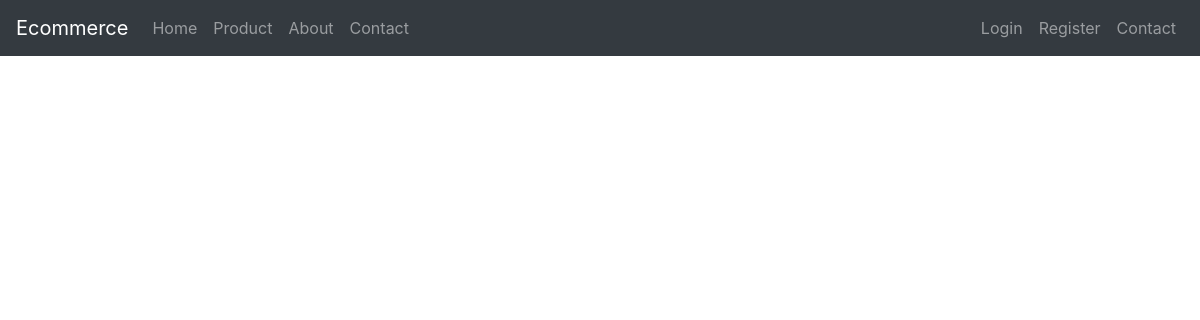
Page /featured/4 on the earlier database version.
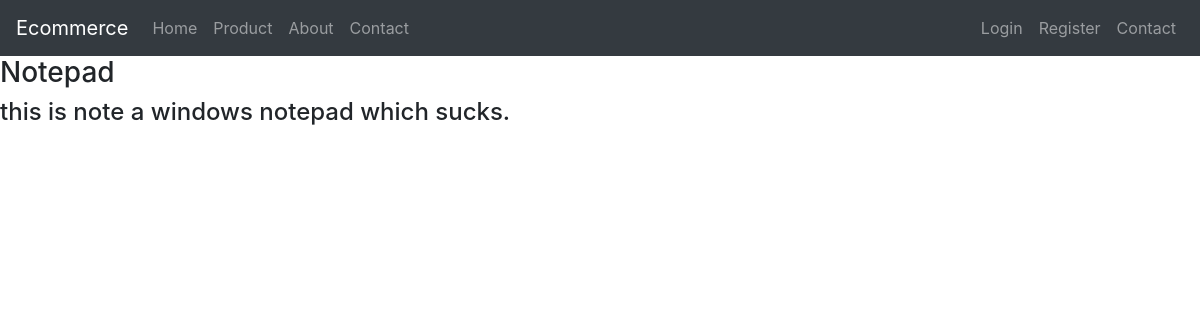
Same page on the later database version.
### product/models.py (models this page shows)
class Product(models.Model):
    title = models.CharField(max_length=20)
    slug = models.SlugField(blank=True, unique=True)
    description = models.TextField()
    price = models.DecimalField(decimal_places=2, max_digits=19)
    image = models.ImageField(default='img/no_img.png',
                              upload_to=upload_image_path, null=True, blank=True)
    featured = models.BooleanField(default=False)
    def __str__(self):
        return self.title

### product/views.py (the view)
# urls.py: path('featured/<pk>', views.featured_view, name='feature'),
def featured_view(request, pk=None, *args, **kwargs):
    try:
        obj = Product.objects.get(id=pk, featured=True)
    except Product.DoesNotExist:
        print('this is not featured')
        obj = ''
    context = {
        'object': obj
    }
    return render(request, 'product/detail.html', context)

### product/templates/product/detail.html (shortened to what this page needs)
{% extends "home.html" %}
{% block content %}
<h3>{{object}}</h3>
<h4>{{object.description}}</h4>
{% endblock %}

### templates/home.html (shortened to what this page needs)
{% load static %}
<!doctype html>
<html lang="en">
<head>
    <link rel="stylesheet" href="https://stackpath.bootstrapcdn.com/bootstrap/4.4.1/css/bootstrap.min.css">
    <link rel="stylesheet" href="{% static 'css/main.css'%}">
</head>
<body>
    <nav class="navbar navbar-expand-lg navbar-dark bg-dark">
        <a class="navbar-brand" href="{%url 'home'%}">Ecommerce</a>
        <div class="collapse navbar-collapse" id="navbarSupportedContent">
            <ul class="navbar-nav mr-auto">
                <li class="nav-item {%if request.path == home %}active{%endif%}">
                    <a class="nav-link" href="{%url 'home'%}">Home <span class="sr-only">(current)</span></a>
                </li>
                <li class="nav-item {%if request.path == prod %}active{%endif%}">
                    <a class="nav-link" href="{%url 'prod'%}">Product</a>
                </li>
                <li class="nav-item {%if request.path == about %}active{%endif%}">
                    <a class="nav-link" href="{%url 'about'%}">About</a>
                </li>
                <li class="nav-item {%if request.path == contact %}active{%endif%}">
                    <a class="nav-link" href="{%url 'contact'%}">Contact</a>
                </li>
            </ul>
            <ul class="navbar-nav mr-right">
                {%if user.is_authenticated%}
                <li class="nav-item {%if request.path == logout %}active{%endif%}">
                    <a class="nav-link" href="{%url 'logout'%}">Logout</a>
                </li>
                {%else%}
                <li class="nav-item {%if request.path == login %}active{%endif%}">
                    <a class="nav-link" href="{%url 'login'%}">Login</a>
                </li>
                <li class="nav-item {%if request.path == regi %}active{%endif%}">
                    <a class="nav-link" href="{%url 'regi'%}">Register</a>
                </li>
                {%endif%}
                <li class="nav-item">
                    <a class="nav-link" href="{%url 'contact'%}">Contact</a>
                </li>
            </ul>
        </div>
    </nav>
    {%block content%}{%endblock%}
</body>
</html>

### static/css/main.css (style rules this page uses)
body { color: "red"; }

Differences in the rows shown:
added Product: title "Notepad", description "this is note a windows notepad which sucks."
